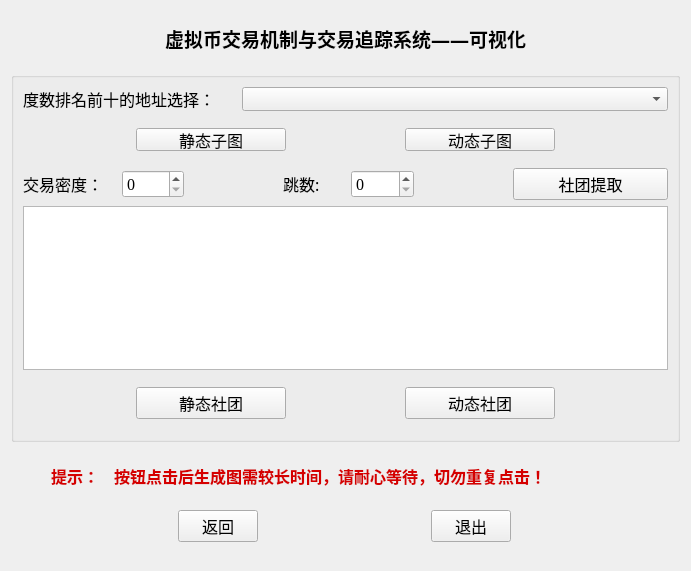
<?xml version="1.0" encoding="UTF-8"?>
<ui version="4.0">
 <class>Form</class>
 <widget class="QWidget" name="Form">
  <property name="geometry">
   <rect>
    <x>0</x>
    <y>0</y>
    <width>691</width>
    <height>571</height>
   </rect>
  </property>
  <property name="font">
   <font>
    <family>Agency FB</family>
    <pointsize>12</pointsize>
    <weight>50</weight>
    <bold>false</bold>
   </font>
  </property>
  <property name="windowTitle">
   <string>Form</string>
  </property>
  <layout class="QVBoxLayout" name="verticalLayout_2" stretch="3,20,3,3,1">
   <item>
    <widget class="QLabel" name="label">
     <property name="font">
      <font>
       <family>Agency FB</family>
       <pointsize>14</pointsize>
       <weight>75</weight>
       <bold>true</bold>
      </font>
     </property>
     <property name="text">
      <string>虚拟币交易机制与交易追踪系统——可视化</string>
     </property>
     <property name="alignment">
      <set>Qt::AlignCenter</set>
     </property>
    </widget>
   </item>
   <item>
    <widget class="QGroupBox" name="groupBox">
     <property name="title">
      <string/>
     </property>
     <layout class="QVBoxLayout" name="verticalLayout">
      <item>
       <layout class="QHBoxLayout" name="horizontalLayout_2" stretch="3,6">
        <item>
         <widget class="QLabel" name="label_3">
          <property name="font">
           <font>
            <family>Agency FB</family>
            <pointsize>12</pointsize>
            <weight>50</weight>
            <bold>false</bold>
           </font>
          </property>
          <property name="text">
           <string>度数排名前十的地址选择：</string>
          </property>
         </widget>
        </item>
        <item>
         <widget class="QComboBox" name="comboBox">
          <property name="sizePolicy">
           <sizepolicy hsizetype="Minimum" vsizetype="Fixed">
            <horstretch>0</horstretch>
            <verstretch>2</verstretch>
           </sizepolicy>
          </property>
          <property name="minimumSize">
           <size>
            <width>50</width>
            <height>22</height>
           </size>
          </property>
          <property name="maximumSize">
           <size>
            <width>16777215</width>
            <height>30</height>
           </size>
          </property>
          <property name="font">
           <font>
            <family>Times New Roman</family>
            <pointsize>12</pointsize>
            <weight>50</weight>
            <bold>false</bold>
           </font>
          </property>
         </widget>
        </item>
       </layout>
      </item>
      <item>
       <spacer name="verticalSpacer">
        <property name="orientation">
         <enum>Qt::Vertical</enum>
        </property>
        <property name="sizeHint" stdset="0">
         <size>
          <width>20</width>
          <height>40</height>
         </size>
        </property>
       </spacer>
      </item>
      <item>
       <layout class="QHBoxLayout" name="horizontalLayout">
        <item>
         <widget class="QPushButton" name="pushButton_5">
          <property name="sizePolicy">
           <sizepolicy hsizetype="Maximum" vsizetype="Fixed">
            <horstretch>0</horstretch>
            <verstretch>0</verstretch>
           </sizepolicy>
          </property>
          <property name="minimumSize">
           <size>
            <width>97</width>
            <height>23</height>
           </size>
          </property>
          <property name="maximumSize">
           <size>
            <width>150</width>
            <height>16777215</height>
           </size>
          </property>
          <property name="font">
           <font>
            <family>Agency FB</family>
            <pointsize>12</pointsize>
            <weight>50</weight>
            <bold>false</bold>
           </font>
          </property>
          <property name="text">
           <string>静态子图</string>
          </property>
         </widget>
        </item>
        <item>
         <widget class="QPushButton" name="pushButton_6">
          <property name="sizePolicy">
           <sizepolicy hsizetype="Maximum" vsizetype="Fixed">
            <horstretch>0</horstretch>
            <verstretch>0</verstretch>
           </sizepolicy>
          </property>
          <property name="minimumSize">
           <size>
            <width>30</width>
            <height>22</height>
           </size>
          </property>
          <property name="maximumSize">
           <size>
            <width>150</width>
            <height>16777215</height>
           </size>
          </property>
          <property name="font">
           <font>
            <family>Agency FB</family>
            <pointsize>12</pointsize>
            <weight>50</weight>
            <bold>false</bold>
           </font>
          </property>
          <property name="text">
           <string>动态子图</string>
          </property>
         </widget>
        </item>
       </layout>
      </item>
      <item>
       <spacer name="verticalSpacer_2">
        <property name="orientation">
         <enum>Qt::Vertical</enum>
        </property>
        <property name="sizeHint" stdset="0">
         <size>
          <width>20</width>
          <height>40</height>
         </size>
        </property>
       </spacer>
      </item>
      <item>
       <layout class="QHBoxLayout" name="horizontalLayout_4" stretch="3,2,3,2,2,3,5">
        <item>
         <widget class="QLabel" name="label_5">
          <property name="font">
           <font>
            <family>Agency FB</family>
            <pointsize>12</pointsize>
            <weight>50</weight>
            <bold>false</bold>
           </font>
          </property>
          <property name="text">
           <string>交易密度：</string>
          </property>
         </widget>
        </item>
        <item>
         <widget class="QSpinBox" name="spinBox">
          <property name="font">
           <font>
            <family>Times New Roman</family>
            <pointsize>12</pointsize>
            <weight>50</weight>
            <bold>false</bold>
           </font>
          </property>
         </widget>
        </item>
        <item>
         <spacer name="horizontalSpacer_3">
          <property name="orientation">
           <enum>Qt::Horizontal</enum>
          </property>
          <property name="sizeHint" stdset="0">
           <size>
            <width>40</width>
            <height>20</height>
           </size>
          </property>
         </spacer>
        </item>
        <item>
         <widget class="QLabel" name="label_6">
          <property name="font">
           <font>
            <family>Agency FB</family>
            <pointsize>12</pointsize>
            <weight>50</weight>
            <bold>false</bold>
           </font>
          </property>
          <property name="text">
           <string>跳数:</string>
          </property>
         </widget>
        </item>
        <item>
         <widget class="QSpinBox" name="spinBox_2">
          <property name="font">
           <font>
            <family>Times New Roman</family>
            <pointsize>12</pointsize>
            <weight>50</weight>
            <bold>false</bold>
           </font>
          </property>
         </widget>
        </item>
        <item>
         <spacer name="horizontalSpacer_2">
          <property name="orientation">
           <enum>Qt::Horizontal</enum>
          </property>
          <property name="sizeHint" stdset="0">
           <size>
            <width>40</width>
            <height>20</height>
           </size>
          </property>
         </spacer>
        </item>
        <item>
         <widget class="QPushButton" name="pushButton_3">
          <property name="font">
           <font>
            <family>Agency FB</family>
            <pointsize>12</pointsize>
            <weight>50</weight>
            <bold>false</bold>
           </font>
          </property>
          <property name="text">
           <string>社团提取</string>
          </property>
         </widget>
        </item>
       </layout>
      </item>
      <item>
       <widget class="QTextBrowser" name="textBrowser"/>
      </item>
      <item>
       <spacer name="verticalSpacer_5">
        <property name="orientation">
         <enum>Qt::Vertical</enum>
        </property>
        <property name="sizeHint" stdset="0">
         <size>
          <width>20</width>
          <height>40</height>
         </size>
        </property>
       </spacer>
      </item>
      <item>
       <layout class="QHBoxLayout" name="horizontalLayout_5">
        <item>
         <widget class="QPushButton" name="pushButton_4">
          <property name="sizePolicy">
           <sizepolicy hsizetype="Minimum" vsizetype="Fixed">
            <horstretch>0</horstretch>
            <verstretch>0</verstretch>
           </sizepolicy>
          </property>
          <property name="minimumSize">
           <size>
            <width>97</width>
            <height>23</height>
           </size>
          </property>
          <property name="maximumSize">
           <size>
            <width>150</width>
            <height>16777215</height>
           </size>
          </property>
          <property name="text">
           <string>静态社团</string>
          </property>
         </widget>
        </item>
        <item>
         <widget class="QPushButton" name="pushButton_7">
          <property name="maximumSize">
           <size>
            <width>150</width>
            <height>16777215</height>
           </size>
          </property>
          <property name="text">
           <string>动态社团</string>
          </property>
         </widget>
        </item>
       </layout>
      </item>
      <item>
       <spacer name="verticalSpacer_4">
        <property name="orientation">
         <enum>Qt::Vertical</enum>
        </property>
        <property name="sizeHint" stdset="0">
         <size>
          <width>20</width>
          <height>40</height>
         </size>
        </property>
       </spacer>
      </item>
     </layout>
    </widget>
   </item>
   <item>
    <layout class="QHBoxLayout" name="horizontalLayout_3" stretch="0,1,10">
     <item>
      <spacer name="horizontalSpacer">
       <property name="orientation">
        <enum>Qt::Horizontal</enum>
       </property>
       <property name="sizeHint" stdset="0">
        <size>
         <width>40</width>
         <height>20</height>
        </size>
       </property>
      </spacer>
     </item>
     <item>
      <widget class="QLabel" name="label_4">
       <property name="palette">
        <palette>
         <active>
          <colorrole role="WindowText">
           <brush brushstyle="SolidPattern">
            <color alpha="255">
             <red>213</red>
             <green>0</green>
             <blue>0</blue>
            </color>
           </brush>
          </colorrole>
         </active>
         <inactive>
          <colorrole role="WindowText">
           <brush brushstyle="SolidPattern">
            <color alpha="255">
             <red>213</red>
             <green>0</green>
             <blue>0</blue>
            </color>
           </brush>
          </colorrole>
         </inactive>
         <disabled>
          <colorrole role="WindowText">
           <brush brushstyle="SolidPattern">
            <color alpha="255">
             <red>120</red>
             <green>120</green>
             <blue>120</blue>
            </color>
           </brush>
          </colorrole>
         </disabled>
        </palette>
       </property>
       <property name="font">
        <font>
         <family>Agency FB</family>
         <pointsize>12</pointsize>
         <weight>75</weight>
         <bold>true</bold>
        </font>
       </property>
       <property name="text">
        <string>提示：</string>
       </property>
      </widget>
     </item>
     <item>
      <widget class="QLabel" name="label_2">
       <property name="palette">
        <palette>
         <active>
          <colorrole role="WindowText">
           <brush brushstyle="SolidPattern">
            <color alpha="255">
             <red>213</red>
             <green>0</green>
             <blue>0</blue>
            </color>
           </brush>
          </colorrole>
         </active>
         <inactive>
          <colorrole role="WindowText">
           <brush brushstyle="SolidPattern">
            <color alpha="255">
             <red>213</red>
             <green>0</green>
             <blue>0</blue>
            </color>
           </brush>
          </colorrole>
         </inactive>
         <disabled>
          <colorrole role="WindowText">
           <brush brushstyle="SolidPattern">
            <color alpha="255">
             <red>120</red>
             <green>120</green>
             <blue>120</blue>
            </color>
           </brush>
          </colorrole>
         </disabled>
        </palette>
       </property>
       <property name="font">
        <font>
         <family>Agency FB</family>
         <pointsize>12</pointsize>
         <weight>75</weight>
         <bold>true</bold>
        </font>
       </property>
       <property name="text">
        <string>按钮点击后生成图需较长时间，请耐心等待，切勿重复点击！</string>
       </property>
      </widget>
     </item>
    </layout>
   </item>
   <item>
    <layout class="QHBoxLayout" name="horizontalLayout_6">
     <item>
      <widget class="QPushButton" name="pushButton">
       <property name="sizePolicy">
        <sizepolicy hsizetype="Fixed" vsizetype="Fixed">
         <horstretch>0</horstretch>
         <verstretch>0</verstretch>
        </sizepolicy>
       </property>
       <property name="font">
        <font>
         <family>Agency FB</family>
         <pointsize>12</pointsize>
         <weight>50</weight>
         <bold>false</bold>
        </font>
       </property>
       <property name="text">
        <string>返回</string>
       </property>
      </widget>
     </item>
     <item>
      <widget class="QPushButton" name="pushButton_2">
       <property name="sizePolicy">
        <sizepolicy hsizetype="Fixed" vsizetype="Fixed">
         <horstretch>0</horstretch>
         <verstretch>0</verstretch>
        </sizepolicy>
       </property>
       <property name="font">
        <font>
         <family>Agency FB</family>
         <pointsize>12</pointsize>
         <weight>50</weight>
         <bold>false</bold>
        </font>
       </property>
       <property name="text">
        <string>退出</string>
       </property>
      </widget>
     </item>
    </layout>
   </item>
   <item>
    <spacer name="verticalSpacer_3">
     <property name="orientation">
      <enum>Qt::Vertical</enum>
     </property>
     <property name="sizeHint" stdset="0">
      <size>
       <width>20</width>
       <height>40</height>
      </size>
     </property>
    </spacer>
   </item>
  </layout>
 </widget>
 <resources/>
 <connections>
  <connection>
   <sender>pushButton_2</sender>
   <signal>clicked()</signal>
   <receiver>Form</receiver>
   <slot>close()</slot>
   <hints>
    <hint type="sourcelabel">
     <x>467</x>
     <y>513</y>
    </hint>
    <hint type="destinationlabel">
     <x>488</x>
     <y>540</y>
    </hint>
   </hints>
  </connection>
 </connections>
</ui>
